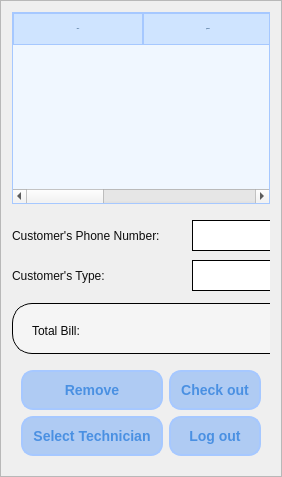
      <widget class="QFrame" name="frame">
       <property name="maximumSize">
        <size>
         <width>410</width>
         <height>800</height>
        </size>
       </property>
       <property name="frameShape">
        <enum>QFrame::StyledPanel</enum>
       </property>
       <property name="frameShadow">
        <enum>QFrame::Raised</enum>
       </property>
       <layout class="QVBoxLayout" name="verticalLayout_3">
        <item>
         <widget class="QTableWidget" name="tableWidget">
          <property name="maximumSize">
           <size>
            <width>16777215</width>
            <height>600</height>
           </size>
          </property>
          <property name="font">
           <font>
            <family>Georgia</family>
            <pointsize>-1</pointsize>
           </font>
          </property>
          <property name="styleSheet">
           <string notr="true">QTableWidget {
    background-color: #F0F7FF; /* Màu xanh cực nhạt để làm nền bảng */
    alternate-background-color: #E1EFFF; /* Màu xen kẽ để dễ nhìn dòng */
    font-family: &quot;Georgia&quot;;
    font-size: 14px;
    gridline-color: #CFE4FF; /* Đường kẻ bảng trùng màu chủ đạo */
    border: 1px solid #A6C8FF;
    color: #333333;
}

QTableWidget::item {
    padding: 5px;
}

/* Chỉnh màu cho thanh tiêu đề (Items, Quantity, Price) */
QHeaderView::section {
    background-color: #CFE4FF; /* Màu xanh chủ đạo cho tiêu đề */
    color: #0D3B66; /* Chữ xanh đậm cho rõ ràng */
    font-weight: bold;
    font-family: &quot;Georgia&quot;;
    border: 1px solid #A6C8FF;
    height: 30px;
}

QPushButton:hover {
    color: #0D3B66; /* Màu xanh đậm hơn khi di chuột qua để tạo điểm nhấn */}</string>
          </property>
          <attribute name="horizontalHeaderDefaultSectionSize">
           <number>130</number>
          </attribute>
          <attribute name="horizontalHeaderMinimumSectionSize">
           <number>20</number>
          </attribute>
          <column>
           <property name="text">
            <string>Items</string>
           </property>
           <property name="font">
            <font>
             <family>Georgia</family>
            </font>
           </property>
          </column>
          <column>
           <property name="text">
            <string>Quantity</string>
           </property>
           <property name="font">
            <font>
             <family>Georgia</family>
            </font>
           </property>
          </column>
          <column>
           <property name="text">
            <string>Price</string>
           </property>
           <property name="font">
            <font>
             <family>Georgia</family>
            </font>
           </property>
          </column>
         </widget>
        </item>
        <item>
         <widget class="QWidget" name="widget_2" native="true">
          <property name="minimumSize">
           <size>
            <width>0</width>
            <height>85</height>
           </size>
          </property>
          <property name="maximumSize">
           <size>
            <width>16777215</width>
            <height>85</height>
           </size>
          </property>
          <widget class="QLineEdit" name="lineEdit_PhoneNum_2">
           <property name="geometry">
            <rect>
             <x>180</x>
             <y>10</y>
             <width>141</width>
             <height>31</height>
            </rect>
           </property>
           <property name="styleSheet">
            <string notr="true">color: rgb(11, 11, 11);
border: 1px solid black;</string>
           </property>
           <property name="text">
            <string/>
           </property>
          </widget>
          <widget class="QLabel" name="label_3">
           <property name="geometry">
            <rect>
             <x>0</x>
             <y>0</y>
             <width>161</width>
             <height>51</height>
            </rect>
           </property>
           <property name="styleSheet">
            <string notr="true"> font-family: &quot;Georgia&quot;;
color: rgb(13, 13, 13);
</string>
           </property>
           <property name="text">
            <string>Customer's Phone Number:</string>
           </property>
          </widget>
          <widget class="QPushButton" name="pushButton_loadCusType_2">
           <property name="geometry">
            <rect>
             <x>330</x>
             <y>10</y>
             <width>31</width>
             <height>31</height>
            </rect>
           </property>
           <property name="styleSheet">
            <string notr="true">color: rgb(18, 18, 18);
border: 1px solid black;</string>
           </property>
           <property name="text">
            <string/>
           </property>
           <property name="icon">
            <iconset>
             <normaloff>../../images/7479650_literature_literature review_search_find_read_icon.png</normaloff>../../images/7479650_literature_literature review_search_find_read_icon.png</iconset>
           </property>
           <property name="iconSize">
            <size>
             <width>20</width>
             <height>20</height>
            </size>
           </property>
          </widget>
          <widget class="QLabel" name="label_14">
           <property name="geometry">
            <rect>
             <x>0</x>
             <y>40</y>
             <width>161</width>
             <height>51</height>
            </rect>
           </property>
           <property name="styleSheet">
            <string notr="true"> font-family: &quot;Georgia&quot;;
color: rgb(15, 15, 15);
</string>
           </property>
           <property name="text">
            <string>Customer's Type: </string>
           </property>
          </widget>
          <widget class="QLineEdit" name="lineEdit_CustomerType_3">
           <property name="geometry">
            <rect>
             <x>180</x>
             <y>50</y>
             <width>141</width>
             <height>31</height>
            </rect>
           </property>
           <property name="styleSheet">
            <string notr="true">color: rgb(11, 11, 11);
border: 1px solid black;</string>
           </property>
          </widget>
         </widget>
        </item>
        <item>
         <widget class="QWidget" name="widget_3" native="true">
          <property name="minimumSize">
           <size>
            <width>0</width>
            <height>54</height>
           </size>
          </property>
          <property name="maximumSize">
           <size>
            <width>16777215</width>
            <height>50</height>
           </size>
          </property>
          <widget class="QLabel" name="labelTB_2">
           <property name="geometry">
            <rect>
             <x>150</x>
             <y>10</y>
             <width>171</width>
             <height>31</height>
            </rect>
           </property>
           <property name="styleSheet">
            <string notr="true">color: rgb(3, 3, 3);</string>
           </property>
           <property name="text">
            <string/>
           </property>
          </widget>
          <widget class="QLabel" name="label_6">
           <property name="geometry">
            <rect>
             <x>0</x>
             <y>0</y>
             <width>331</width>
             <height>51</height>
            </rect>
           </property>
           <property name="styleSheet">
            <string notr="true">QLabel {
    background-color: rgba(255, 255, 255, 100); /* Màu trắng, trong suốt khoảng 40% */
    border: 1px solid black; /* THÊM DÒNG NÀY: Viền đen, dày 2px, nét liền */
    border-radius: 20px;  /* Bo góc 20px */
    padding: 5px; /* Khoảng cách nội dung và viền */
    font-size: 14px;
    font-family: Georgia;
    color: black; /* Màu chữ */
}</string>
           </property>
           <property name="text">
            <string/>
           </property>
          </widget>
          <widget class="QLabel" name="label_11">
           <property name="geometry">
            <rect>
             <x>20</x>
             <y>20</y>
             <width>60</width>
             <height>16</height>
            </rect>
           </property>
           <property name="styleSheet">
            <string notr="true"> font-family: &quot;Georgia&quot;;
color: rgb(9, 9, 9);
</string>
           </property>
           <property name="text">
            <string>Total Bill: </string>
           </property>
          </widget>
         </widget>
        </item>
        <item>
         <widget class="QWidget" name="widget_5" native="true">
          <layout class="QGridLayout" name="gridLayout_3">
           <item row="1" column="1">
            <widget class="QPushButton" name="pushButton_TB_9">
             <property name="cursor">
              <cursorShape>OpenHandCursor</cursorShape>
             </property>
             <property name="styleSheet">
              <string notr="true">QPushButton {
    background-color:#AFCBF3; /* Màu xanh nhạt chủ đạo bạn chọn */
    color: #4A90E2; /* Chữ màu xanh đậm để dễ đọc trên nền nhạt */
    border-radius: 12px;
    padding: 10px;
    font-size: 14px;
    font-weight: bold;
    font-family: &quot;Georgia&quot;;
    border: 2px solid #A6C8FF; /* Viền xanh đậm hơn một chút để tạo khối */
}

QPushButton:hover {
    background-color: #A6C8FF; /* Màu đậm hơn khi di chuột vào */
    border: 2px solid #7FAFFF; /* Viền đậm hơn khi hover */
    color: white; /* Chuyển chữ sang trắng để nổi bật */
}

QPushButton:pressed {
    background-color: #7FAFFF; /* Màu đậm nhất khi nhấn giữ nút */
    border: 2px solid #4A90E2;
}</string>
             </property>
             <property name="text">
              <string>Check out</string>
             </property>
             <property name="icon">
              <iconset>
               <normaloff>../images/2987779_coffee_cup_drink_icon.png</normaloff>../images/2987779_coffee_cup_drink_icon.png</iconset>
             </property>
             <property name="iconSize">
              <size>
               <width>20</width>
               <height>20</height>
              </size>
             </property>
            </widget>
           </item>
           <item row="1" column="0">
            <widget class="QPushButton" name="pushButton_TB_10">
             <property name="cursor">
              <cursorShape>OpenHandCursor</cursorShape>
             </property>
             <property name="styleSheet">
              <string notr="true">QPushButton {
    background-color:#AFCBF3; /* Màu xanh nhạt chủ đạo bạn chọn */
    color: #4A90E2; /* Chữ màu xanh đậm để dễ đọc trên nền nhạt */
    border-radius: 12px;
    padding: 10px;
    font-size: 14px;
    font-weight: bold;
    font-family: &quot;Georgia&quot;;
    border: 2px solid #A6C8FF; /* Viền xanh đậm hơn một chút để tạo khối */
}

QPushButton:hover {
    background-color: #A6C8FF; /* Màu đậm hơn khi di chuột vào */
    border: 2px solid #7FAFFF; /* Viền đậm hơn khi hover */
    color: white; /* Chuyển chữ sang trắng để nổi bật */
}

QPushButton:pressed {
    background-color: #7FAFFF; /* Màu đậm nhất khi nhấn giữ nút */
    border: 2px solid #4A90E2;
}</string>
             </property>
             <property name="text">
              <string>Remove</string>
             </property>
             <property name="icon">
              <iconset>
               <normaloff>../images/2987779_coffee_cup_drink_icon.png</normaloff>../images/2987779_coffee_cup_drink_icon.png</iconset>
             </property>
             <property name="iconSize">
              <size>
               <width>20</width>
               <height>20</height>
              </size>
             </property>
            </widget>
           </item>
           <item row="2" column="1">
            <widget class="QPushButton" name="pushButton_TB_16">
             <property name="cursor">
              <cursorShape>OpenHandCursor</cursorShape>
             </property>
             <property name="styleSheet">
              <string notr="true">QPushButton {
    background-color:#AFCBF3; /* Màu xanh nhạt chủ đạo bạn chọn */
    color: #4A90E2; /* Chữ màu xanh đậm để dễ đọc trên nền nhạt */
    border-radius: 12px;
    padding: 10px;
    font-size: 14px;
    font-weight: bold;
    font-family: &quot;Georgia&quot;;
    border: 2px solid #A6C8FF; /* Viền xanh đậm hơn một chút để tạo khối */
}

QPushButton:hover {
    background-color: #A6C8FF; /* Màu đậm hơn khi di chuột vào */
    border: 2px solid #7FAFFF; /* Viền đậm hơn khi hover */
    color: white; /* Chuyển chữ sang trắng để nổi bật */
}

QPushButton:pressed {
    background-color: #7FAFFF; /* Màu đậm nhất khi nhấn giữ nút */
    border: 2px solid #4A90E2;
}</string>
             </property>
             <property name="text">
              <string>Log out</string>
             </property>
             <property name="icon">
              <iconset>
               <normaloff>../images/2987779_coffee_cup_drink_icon.png</normaloff>../images/2987779_coffee_cup_drink_icon.png</iconset>
             </property>
             <property name="iconSize">
              <size>
               <width>20</width>
               <height>20</height>
              </size>
             </property>
            </widget>
           </item>
           <item row="2" column="0">
            <widget class="QPushButton" name="pushButton_TB_11">
             <property name="cursor">
              <cursorShape>OpenHandCursor</cursorShape>
             </property>
             <property name="styleSheet">
              <string notr="true">QPushButton {
    background-color:#AFCBF3; /* Màu xanh nhạt chủ đạo bạn chọn */
    color: #4A90E2; /* Chữ màu xanh đậm để dễ đọc trên nền nhạt */
    border-radius: 12px;
    padding: 10px;
    font-size: 14px;
    font-weight: bold;
    font-family: &quot;Georgia&quot;;
    border: 2px solid #A6C8FF; /* Viền xanh đậm hơn một chút để tạo khối */
}

QPushButton:hover {
    background-color: #A6C8FF; /* Màu đậm hơn khi di chuột vào */
    border: 2px solid #7FAFFF; /* Viền đậm hơn khi hover */
    color: white; /* Chuyển chữ sang trắng để nổi bật */
}

QPushButton:pressed {
    background-color: #7FAFFF; /* Màu đậm nhất khi nhấn giữ nút */
    border: 2px solid #4A90E2;
}</string>
             </property>
             <property name="text">
              <string>Select Technician</string>
             </property>
             <property name="icon">
              <iconset>
               <normaloff>../images/2987779_coffee_cup_drink_icon.png</normaloff>../images/2987779_coffee_cup_drink_icon.png</iconset>
             </property>
             <property name="iconSize">
              <size>
               <width>20</width>
               <height>20</height>
              </size>
             </property>
            </widget>
           </item>
          </layout>
         </widget>
        </item>
       </layout>
      </widget>
